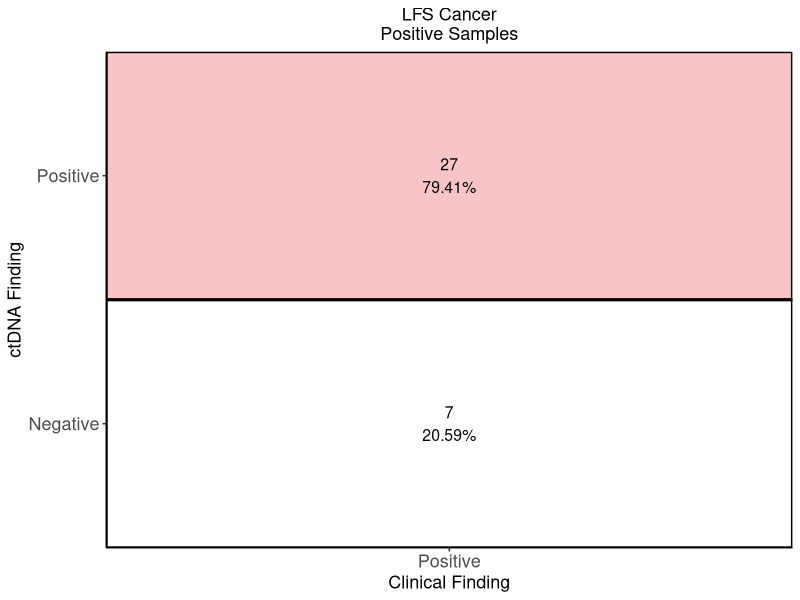
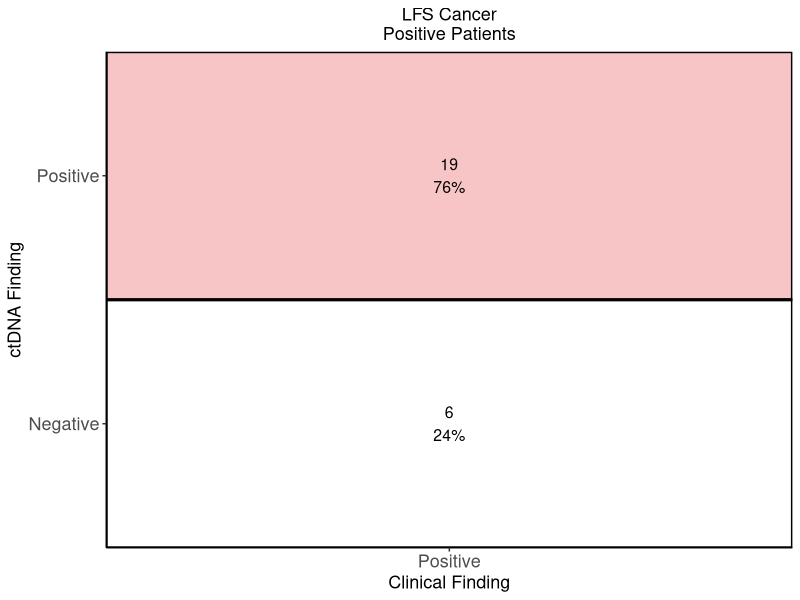
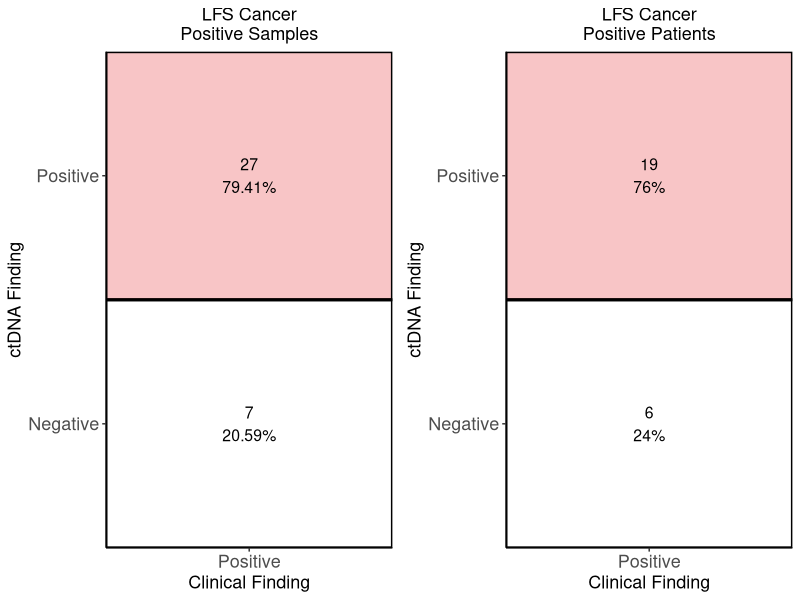
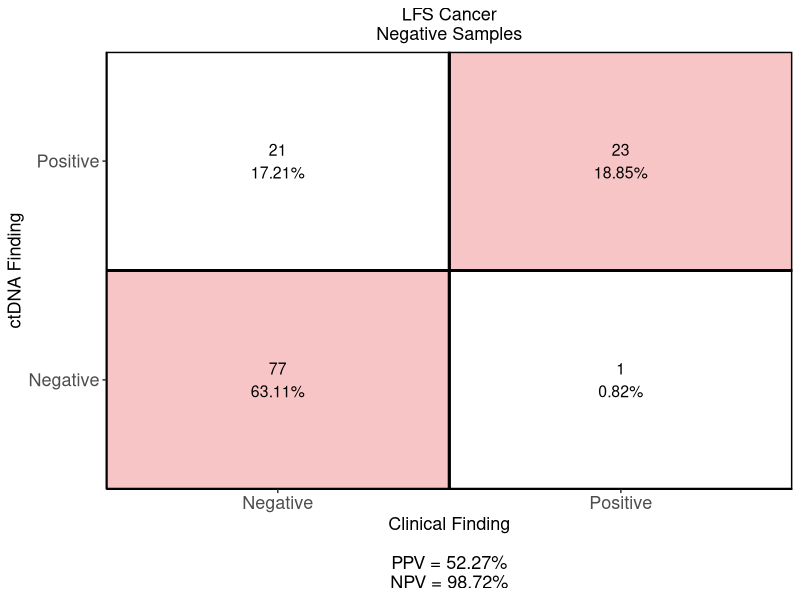
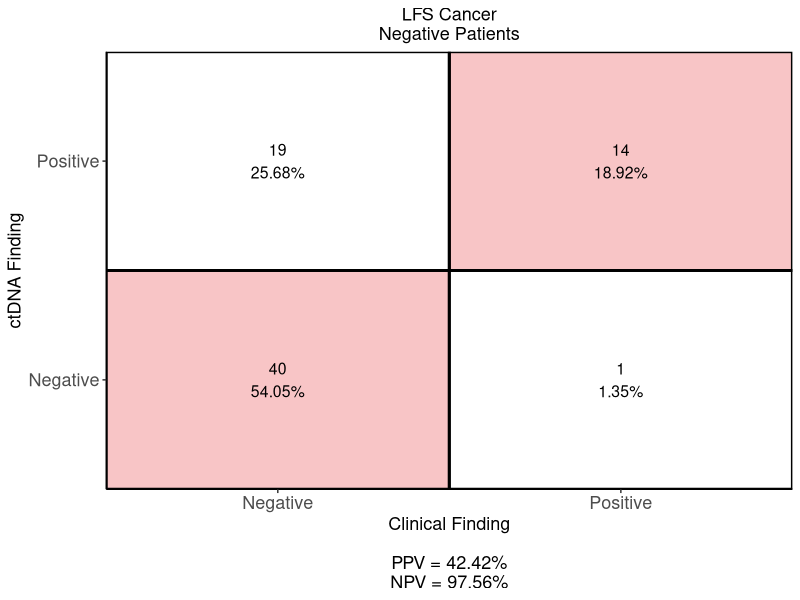
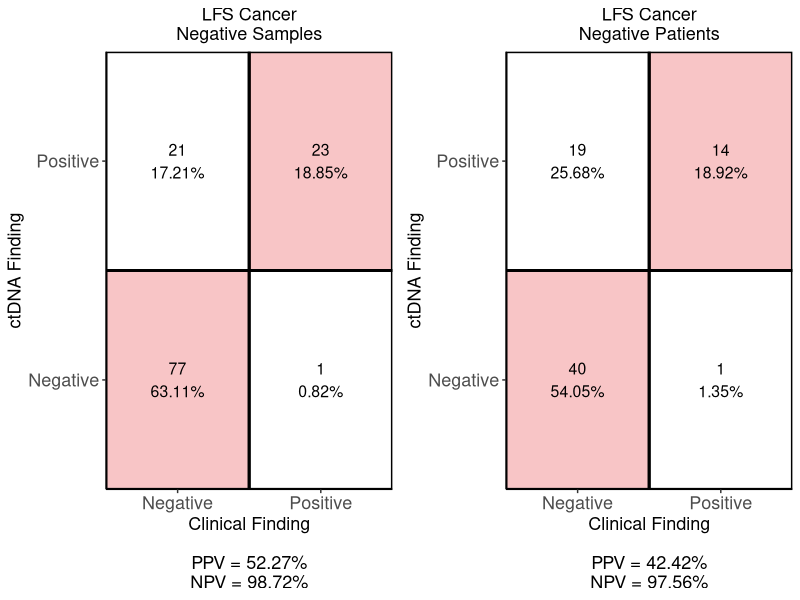
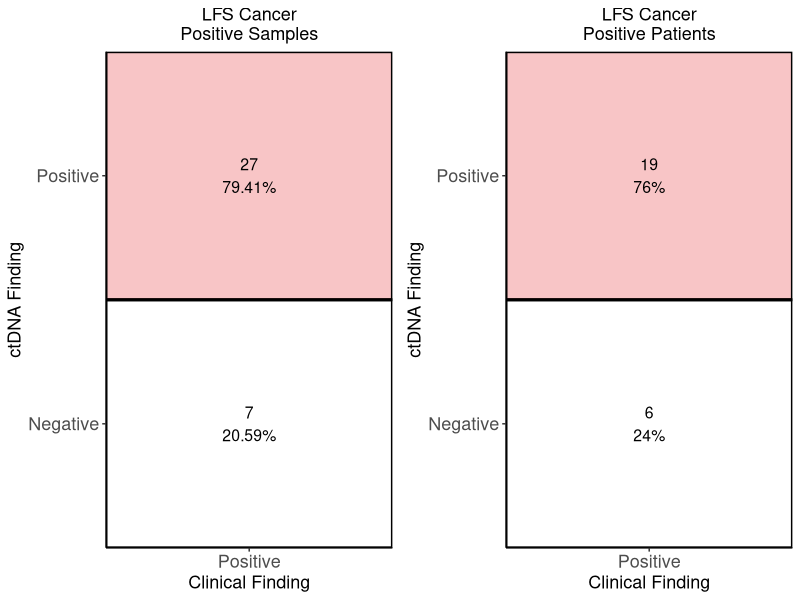
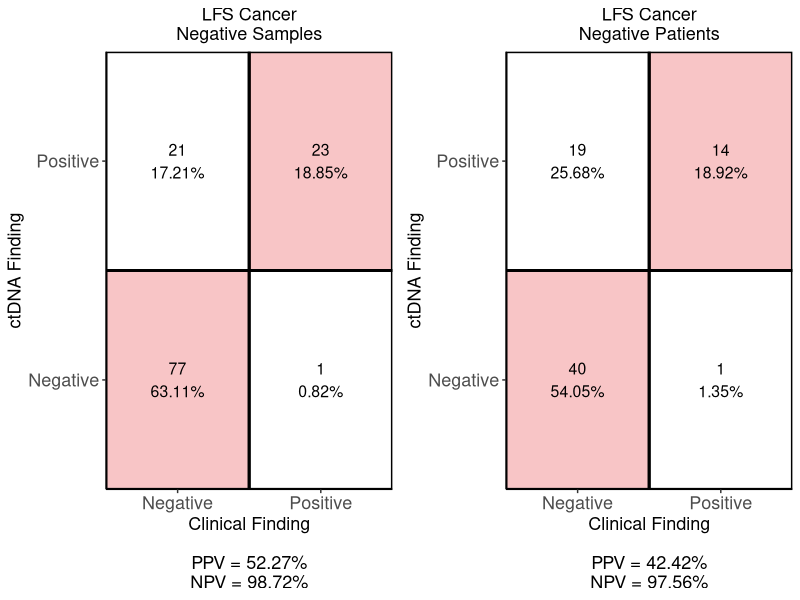

Here is the R script that generated these plots, in order:
library(ggplot2)
library(ggpubr)

outdir <- "/Users/derekwong/Library/CloudStorage/GoogleDrive-derekwong90@gmail.com/My Drive/Post-Doc/CHARM/LFS/LFS_clinical/figures/integration"

### Make confusion matrices
# Positive samples
data_pos_sample <- data.frame(A = c("Positive", "Positive"),
                              B = c("Negative", "Positive"),
                              Y = c(7, 27),
                              color = c("bad", "good"))
sum_pos_sample <- sum(data_pos_sample$Y)

# Positive patients
data_pos_patient <- data.frame(A = c("Positive", "Positive"),
                               B = c("Negative", "Positive"),
                               Y = c(6, 19),
                               color = c("bad", "good"))
sum_pos_patient <- sum(data_pos_patient$Y)

# Negative samples
data_neg_sample <- data.frame(A = c("Negative", "Negative", "Positive", "Positive"),
                              B = c("Negative", "Positive", "Negative", "Positive"),
                              Y = c(77, 21, 1, 23),
                              color = c("good", "bad", "bad", "good"))
sum_neg_sample <- sum(data_neg_sample$Y)

# Negative patients
data_neg_patient <- data.frame(A = c("Negative", "Negative", "Positive", "Positive"),
                       B = c("Negative", "Positive", "Negative", "Positive"),
                       Y = c(40, 19, 1, 14),
                       color = c("good", "bad", "bad", "good"))
sum_neg_patient <- sum(data_neg_patient$Y)

### Set theme
theme <- theme(plot.title = element_text(hjust = 0.5, size = 13), 
               axis.line = element_line(colour = "black"),
               panel.grid.major = element_blank(),
               panel.grid.minor = element_blank(),
               panel.border = element_blank(),
               panel.background = element_blank(),
               legend.position = "none",
               legend.key = element_rect(fill = "white"),
               legend.text = element_text(size = 12),
               axis.text = element_text(size = 13),
               axis.title = element_text(size = 13))

### Plot cancer positives
mat_pos <- ggplot(data_pos_sample, aes(A, B)) +
  geom_tile(aes(fill = color), color = "black", size = 1, alpha = 0.25) +
  geom_text(aes(label = paste0(Y, "\n", round(Y/sum_pos_sample, 4)*100, "%")), vjust = 0.5, size = 4) +
  scale_fill_manual(values = c(good = "#E41A1C", bad = "white")) +
  xlab("Clinical Finding") +
  ylab("ctDNA Finding") +
  ggtitle("LFS Cancer\nPositive Samples") +
  theme +
  scale_x_discrete(expand = c(0,0)) +
  scale_y_discrete(expand = c(0,0))
mat_pos

mat_pos2 <- ggplot(data_pos_patient, aes(A, B)) +
  geom_tile(aes(fill = color), color = "black", size = 1, alpha = 0.25) +
  geom_text(aes(label = paste0(Y, "\n", round(Y/sum_pos_patient, 4)*100, "%")), vjust = 0.5, size = 4) +
  scale_fill_manual(values = c(good = "#E41A1C", bad = "white")) +
  xlab("Clinical Finding") +
  ylab("ctDNA Finding") +
  ggtitle("LFS Cancer\nPositive Patients") +
  theme +
  scale_x_discrete(expand = c(0,0)) +
  scale_y_discrete(expand = c(0,0))
mat_pos2

fig <- ggarrange(mat_pos, mat_pos2, align = "hv")
fig
ggsave(file.path(outdir, "confusion_matrix_pos.pdf"), fig, width = 5.35, height = 2)

### Plot cancer negatives
mat_neg <- ggplot(data_neg_sample, aes(A, B)) +
  geom_tile(aes(fill = color), color = "black", size = 1, alpha = 0.25) +
  geom_text(aes(label = paste0(Y, "\n", round(Y/sum_neg_sample, 4)*100, "%")), vjust = 0.5, size = 4) +
  scale_fill_manual(values = c(good = "#E41A1C", bad = "white")) +
  xlab(paste0("Clinical Finding\n\nPPV = ", round(data_neg_sample$Y[4]/sum(data_neg_sample$Y[c(2,4)])*100, 2), "%\n",
              "NPV = ", round(data_neg_sample$Y[1]/sum(data_neg_sample$Y[c(1,3)])*100, 2), "%")) +
  ylab("ctDNA Finding") +
  ggtitle("LFS Cancer\nNegative Samples") +
  theme +
  scale_x_discrete(expand = c(0,0)) +
  scale_y_discrete(expand = c(0,0))
mat_neg

mat_neg2 <- ggplot(data_neg_patient, aes(A, B)) +
  geom_tile(aes(fill = color), color = "black", size = 1, alpha = 0.25) +
  geom_text(aes(label = paste0(Y, "\n", round(Y/sum_neg_patient, 4)*100, "%")), vjust = 0.5, size = 4) +
  scale_fill_manual(values = c(good = "#E41A1C", bad = "white")) +
  xlab(paste0("Clinical Finding\n\nPPV = ", round(data_neg_patient$Y[4]/sum(data_neg_patient$Y[c(2,4)])*100, 2), "%\n",
              "NPV = ", round(data_neg_patient$Y[1]/sum(data_neg_patient$Y[c(1,3)])*100, 2), "%")) +
  ylab("ctDNA Finding") +
  ggtitle("LFS Cancer\nNegative Patients") +
  theme +
  scale_x_discrete(expand = c(0,0)) +
  scale_y_discrete(expand = c(0,0))
mat_neg2

fig <- ggarrange(mat_neg, mat_neg2, align = "hv")
fig
ggsave(file.path(outdir, "confusion_matrix_neg.pdf"), fig, width = 5.35, height = 3.25)


